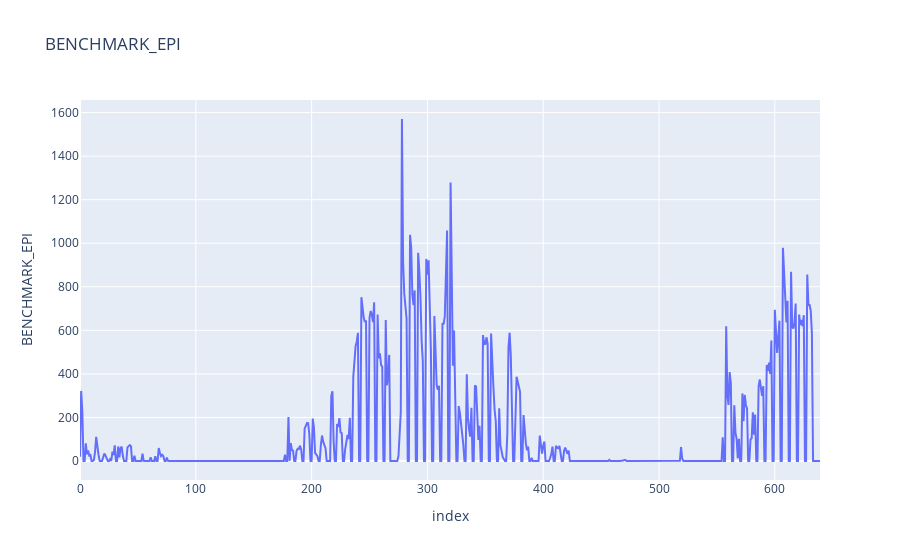

Notebook source saved alongside this figure:
### Code cell
px.line(data, y="BENCHMARK_EPI", title="BENCHMARK_EPI")

### Figure 1 — Plotly figure (JSON) as saved in the notebook; plotly's stock layout.template omitted (floating-point values rounded to 4 significant figures; data arrays with more than 128 entries replaced by an {"elided": "..."} marker saying what was removed)
{"data": [{"hovertemplate": "index=%{x}<br>BENCHMARK_EPI=%{y}<extra></extra>", "legendgroup": "", "line": {"color": "#636efa", "dash": "solid"}, "marker": {"symbol": "circle"}, "mode": "lines", "name": "", "orientation": "v", "showlegend": false, "type": "scatter", "x": {"elided": "640 int values"}, "xaxis": "x", "y": {"elided": "640 float values"}, "yaxis": "y"}], "layout": {"legend": {"tracegroupgap": 0}, "title": {"text": "BENCHMARK_EPI"}, "xaxis": {"anchor": "y", "domain": [0, 1], "title": {"text": "index"}}, "yaxis": {"anchor": "x", "domain": [0, 1], "title": {"text": "BENCHMARK_EPI"}}}}
